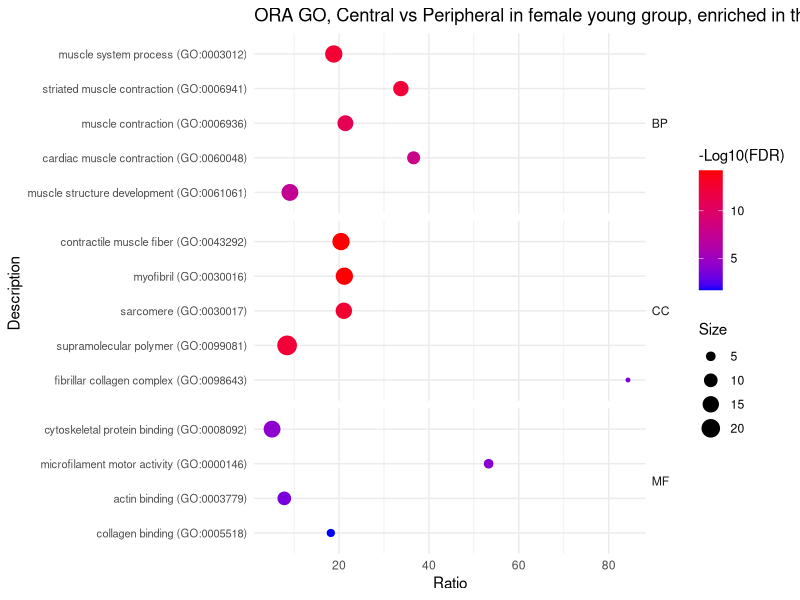
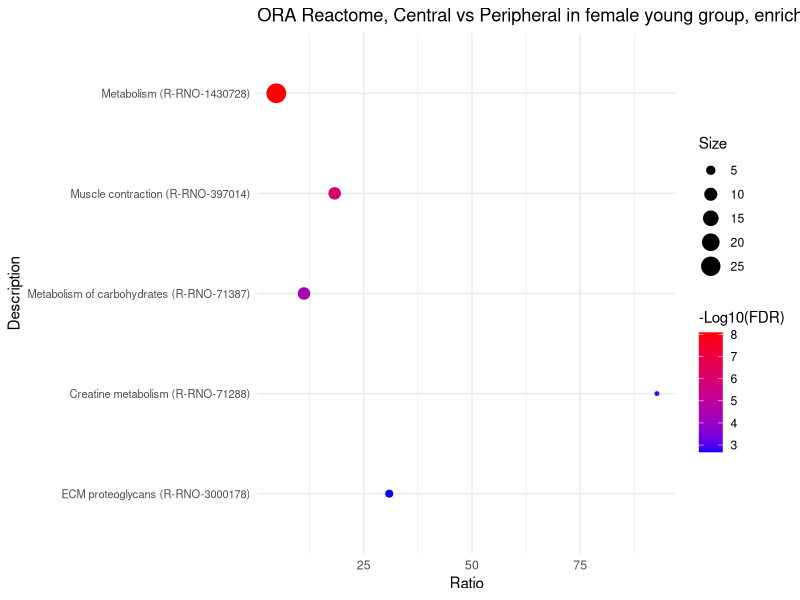
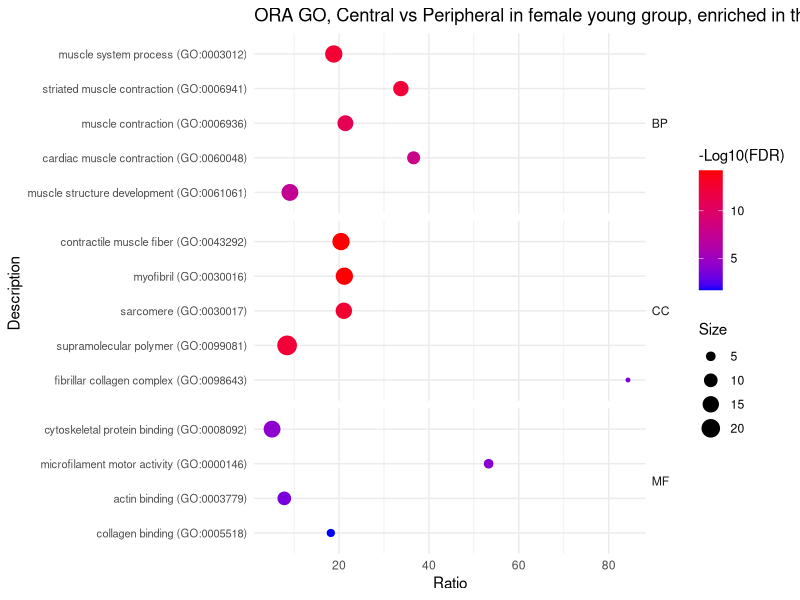
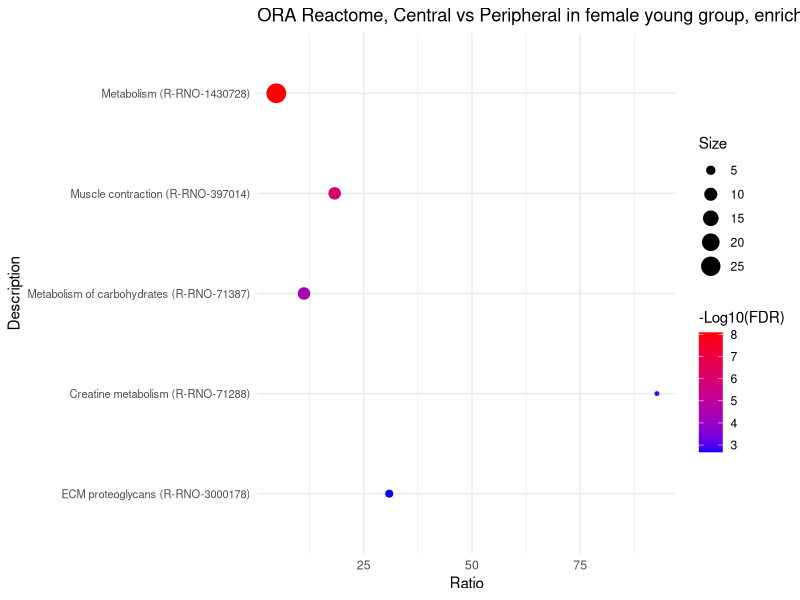

These charts were generated, in order, by the following R code:
# =============================================================================
# Script 7 (ORA region vs region): ORA dot plots, Central vs Peripheral,
#   female young (7w) rats (multiple-factor model)
# =============================================================================
#
# Purpose:
#   Plot selected over-representation analysis (ORA) results for the proteins
#   higher in the central region than in the peripheral region within female
#   young rats. This script only draws figures; the ORA was run in PANTHER
#   (Overrepresentation Test, Fisher's exact test, FDR correction; reference
#   list: all Rattus norvegicus genes).
#
# ORA input (not stored in this folder):
#   77 UniProt IDs = Script_6 region DEPs (Central - Peripheral, female young:
#   FDR < 0.05, estimate > 0 and |log2 FC| > log2(1.5)), i.e. higher in
#   Central. They were submitted to PANTHER; the complete PANTHER output is
#   not kept here, only the selected terms below.
#
# Input (in this folder):
#   - Central_vs_Peripheral_Female_Young_ORA_selected.xlsx
#       Selected significant terms; sheets used: "GO" (BP / CC / MF terms with
#       a GO column for faceting) and "Reactome". Columns: Description,
#       REFLIST, Size, Expect, over/under, Ratio (fold enrichment), P value,
#       FDR, Log10(FDR).
#       Note: the "Log10(FDR)" column contains -log10(FDR) (positive; larger =
#       more significant); the legends are labelled "-Log10(FDR)".
#
# Outputs (written to this folder):
#   - Central vs Peripheral in female young group summary ORA.pdf
#       2 pages: GO dot plot (faceted by BP / CC / MF), Reactome dot plot.
#   - ORA plot.RData
#       Workspace with the plot objects p1, p2.
#
# Plot layout: x = Ratio (fold enrichment), y = term, point color =
#   -log10(FDR), point size = Size (input proteins in the term). Terms are
#   sorted by -log10(FDR), so the most significant one is at the top.
#
# Run in RStudio: setwd() below requires an interactive RStudio session.
# =============================================================================

# Set the working directory to this script's folder (RStudio only).
setwd(dirname(rstudioapi::getSourceEditorContext()$path))

# Load required packages.
# readxl: read_excel(); dplyr: arrange() / group_by() / mutate();
# ggplot2: dot plots.
library(readxl)
library(dplyr)
library(ggplot2)

## ORA example ----------------------------------------------------------------
# GO terms enriched in proteins higher in central than peripheral, female young (n = 77 input proteins).

up <- read_excel("Central_vs_Peripheral_Female_Young_ORA_selected.xlsx", sheet = "GO")

up <- up %>%
  group_by(GO) %>%
  arrange(`Log10(FDR)`, .by_group = TRUE) %>%
  ungroup() %>%
  mutate(Description = factor(Description, levels = unique(Description)))

# Create the plot
p1 <- ggplot(up, aes(x = Ratio, y = Description, color = `Log10(FDR)`, size = Size)) +
  geom_point() + 
  scale_colour_gradient(low = "blue", high = "red",
                        space = "Lab", na.value = "grey50", guide = "colourbar",
                        aesthetics = "colour") +
  ggtitle("ORA GO, Central vs Peripheral in female young group, enriched in the central group") +
  # Facet by GO category (BP / CC / MF) to create separate clusters
  facet_grid(GO ~ ., scales = "free_y", space = "free_y") +
  labs(colour = "-Log10(FDR)") + # Legend title (column holds -log10(FDR))
  theme_minimal() +
  theme(axis.text.y = element_text(size = 8), # Adjust text size for readability
        strip.text.y = element_text(angle = 0, hjust = 0)) # Keep facet labels horizontal

print(p1)


## reactome -------
## up in central -------

up <- read_excel("Central_vs_Peripheral_Female_Young_ORA_selected.xlsx", sheet = "Reactome")

# Sort terms by increasing -log10(FDR); ggplot draws the last factor level at
# the top, so the most significant term appears at the top of the plot.
up <- up %>%
  arrange((abs(`Log10(FDR)`))) %>%
  mutate(Description = factor(Description, levels = unique(Description)))

# Create the plot
p2 <- ggplot(up, aes(x = Ratio, y = Description, color = `Log10(FDR)`, size = Size)) +
  geom_point() +
  scale_colour_gradient(low = "blue", high = "red",
                        space = "Lab", na.value = "grey50", guide = "colourbar",
                        aesthetics = "colour") +
  ggtitle("ORA Reactome, Central vs Peripheral in female young group, enriched in the central group") +
  labs(colour = "-Log10(FDR)") + # Legend title (column holds -log10(FDR))
  theme_minimal() +
  theme(axis.text.y = element_text(size = 8)) # Adjust text size for readability

# Print the plot
print(p2)


pdf("Central vs Peripheral in female young group summary ORA.pdf", width = 11, height = 8.5)
print(p1)
print(p2)
dev.off()


# Save the current workspace (plot objects p1, p2).
save.image("ORA plot.RData")
